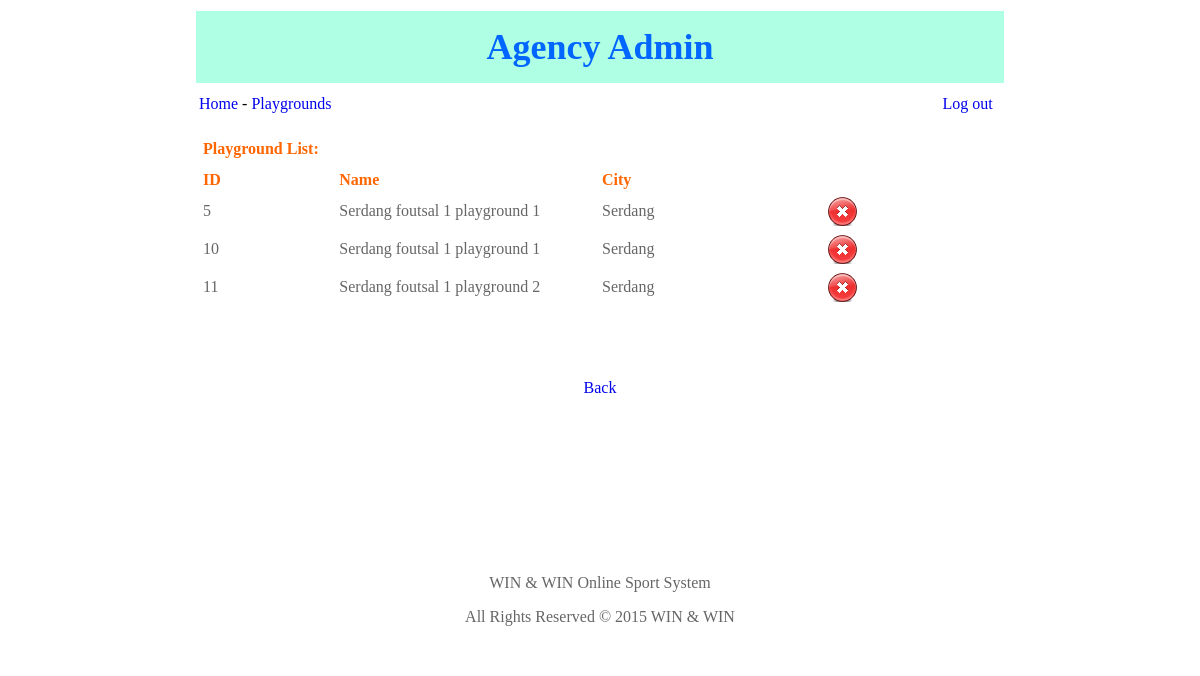
Page /SerdangAgency/playgrounds.php (signed in) on the committed database.
### tables this page shows
CREATE TABLE `playground` (
  `id` int(11) NOT NULL auto_increment,
  `playground_name` varchar(45) NOT NULL,
  `city` varchar(45) NOT NULL,
  `comid` int(11) NOT NULL,
  PRIMARY KEY  (`id`)
);

### SerdangAgency/playgrounds.php (the view, shortened to what this page needs)
<!DOCTYPE HTML PUBLIC "-//W3C//DTD HTML 4.01 Transitional//EN" "http://www.w3.org/TR/html4/loose.dtd">
<html>
<head>
<meta http-equiv="Content-Type" content="text/html; charset=iso-8859-1"></head>
<body>
<table width="814" height="171" border="0" align="center" cellpadding="3" cellspacing="3" bordercolor="#CCCCCC" bgcolor="#FFFFFF">
      <tr>
        <td height="66" colspan="2" valign="middle" bgcolor="#AEFFE4"><div align="center" class="style1 style2">Agency Admin</div></td>
      </tr>
	   <tr>
	     <td width="92%" height="30" valign="middle" bgcolor="#FFFFFF"><a href="home.php">Home</a> - <a href="playgrounds.php">Playgrounds</a></td>
         <td width="8%" valign="middle" bgcolor="#FFFFFF"><a href="logout.php">Log out</a> </td>
  </tr>
	   <tr>
        <td height="30" colspan="2" valign="middle" bgcolor="#FFFFFF"><div align="center" class="style3">
          <table width="100%" border="0" cellpadding="2" cellspacing="2" bordercolor="#CCCCCC">
            <tr>
              <td height="33" colspan="7" class="page_heading"><div align="left" class="style4">Playground  List: </div></td>
            </tr>
            <tr>
              <td width="17%" class="style4"><div align="left">ID</div></td>
              <td width="33%" class="style4"><div align="left">Name</div></td>
              <td width="23%" class="style4"><div align="left">City</div></td>
              <td width="15%" class="style4"><div align="left"></div></td>
              <td width="12%" class="style4">&nbsp;</td>
            </tr>
            <?
					$query = "SELECT * FROM playground where city = 'Serdang' ";
					$result = mysql_query($query);
					while($rowApps1 = mysql_fetch_object($result))
					{
						$id    		 	 = $rowApps1->id;
						$name    	     = $rowApps1->playground_name;
						$city    	 	 = $rowApps1->city;
	 		?>
            <tr>
              <td><div align="left"><? echo $id;?></div></td>
              <td><div align="left"><? echo $name;?></div></td>
			  <td><div align="left"><? echo $city;?></div></td>
			  <td><div align="center"><? echo '<a href="playground.php?id='.$id.'"onClick=\'return confirm("Are you sure?")\'><img src="images/del.png" width="32" height="32" border="0" alt=" delete " /></a>'; ?></div></td>
              <td><div align="left"></div></td>
            </tr>
            <?
}
?>
            <tr>
              <td colspan="7"><p>&nbsp;</p>
                  <p align="center"><a href="#"></a></p></td>
            </tr>
          </table>
          <p><a href="home.php">Back</a></p>
          <p>&nbsp;</p>
          <p>&nbsp;</p>
          <p>&nbsp;</p>
          <p>&nbsp;</p>
        </div></td>
      </tr>
      <tr>
        <td height="30" colspan="2" valign="middle" bgcolor="#FFFFFF"><div align="center" class="style3">
          <p>WIN &amp; WIN  Online Sport System</p>
          <p> All Rights Reserved &copy; 2015 WIN &amp; WIN</p>
        </div></td>
      </tr>
</table>
</body>
</html>

### SerdangAgency/playgrounds.php (style rules this page uses)
.style2 { font-family: "Times New Roman", Times, serif }
.style3 { color: #666666 }
.style4 { color: #FF6600; font-weight: bold; }
a:link { text-decoration: none; }

### rows in the picture
playground: id "5", playground_name "Serdang foutsal 1 playground 1", city "Serdang"
playground: id "10", playground_name "Serdang foutsal 1 playground 1", city "Serdang"
playground: id "11", playground_name "Serdang foutsal 1 playground 2", city "Serdang"
